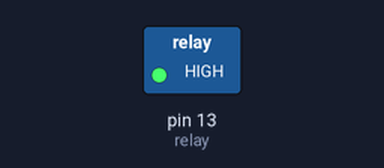
Bench run of a sketch on a simulated Arduino Uno, built with avr-gcc and run on an emulated ATmega328P. Shown: switched loads named in the sketch (green lamp = pin HIGH).

Above: at 0.1 s.
Timing chart, 0 to 1.6 s (numbered marks = the images above):
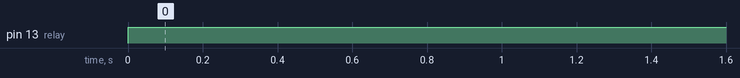

Measured:
- by itself, pin 13 (relay): LOW → HIGH at 0.00 s

The sketch:

relaycontroller.ino
```cpp
#define relay 13
#define indic 2

void setup() {
  pinMode(relay, OUTPUT);
  pinMode(indicator, OUTPUT);
}

void indicator() {
  // indicator cycle
  for (int i = 0; i < 1800; i++) {
    digitalWrite(indic,HIGH);
    delay(500);
    digitalWrite(indic,LOW);
    delay(500);
  }
}

void loop() {
  // main relay cycle
  digitalWrite(relay,HIGH);
  indicator();
  digitalWrite(relay,LOW);
  indicator();
}
// © 2022 Aniket Maity
```
